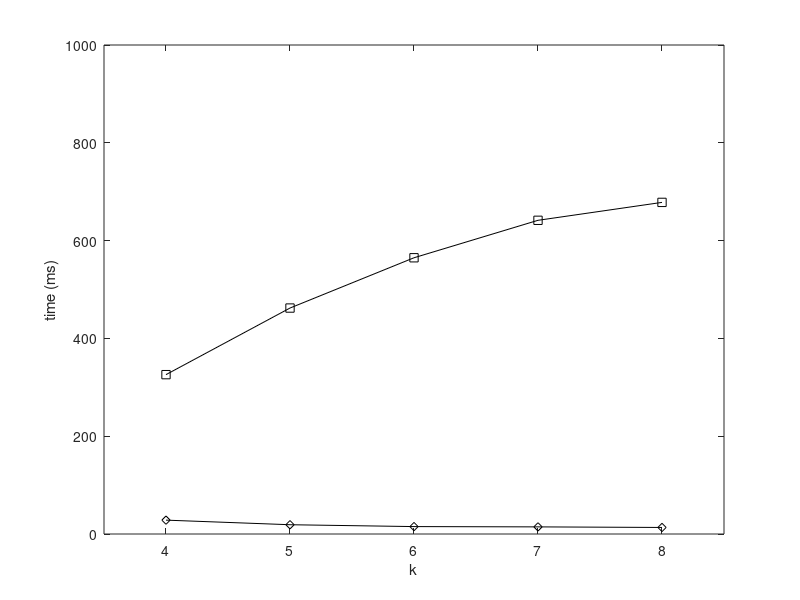

MATLAB code to generate this figure: (Note: this script raises an error after producing the figure.)
set(gcf,'color',[1, 1, 1]);
set(gcf,'unit','centimeters','position',[10 5 9 7]);

x=[1, 2, 3, 4, 5];
y1 = [482.4243461	473.3629414	460.8536948	448.163142	443.6513807];
y2 = [325.8921257	462.0909205	564.9090882	641.5009277	678.1468116];
y3 = [28.3573	18.9687	15.1699	14.5633	13.3828];

p2 = plot(x, y2, '-ks');
hold on;
p3 = plot(x, y3, '-kd');

xlabel('k');
ylabel('time (ms)');

axis([0.5 5.5 0.0 1000]);

set(gca, 'xtick', 1:5, 'XTickLabel', {'4','5','6','7','8'});
leg=legend('Local','Dec', 2);
set(leg,'edgecolor','white');

set(gca, 'FontSize', 12);
set(get(gca, 'XLabel'), 'FontSize',12);
set(get(gca, 'YLabel'), 'FontSize',12);
set(findall(gcf,'type','line'),'linewidth',1.5);
set(gca, 'LineWidth', 1.5);
